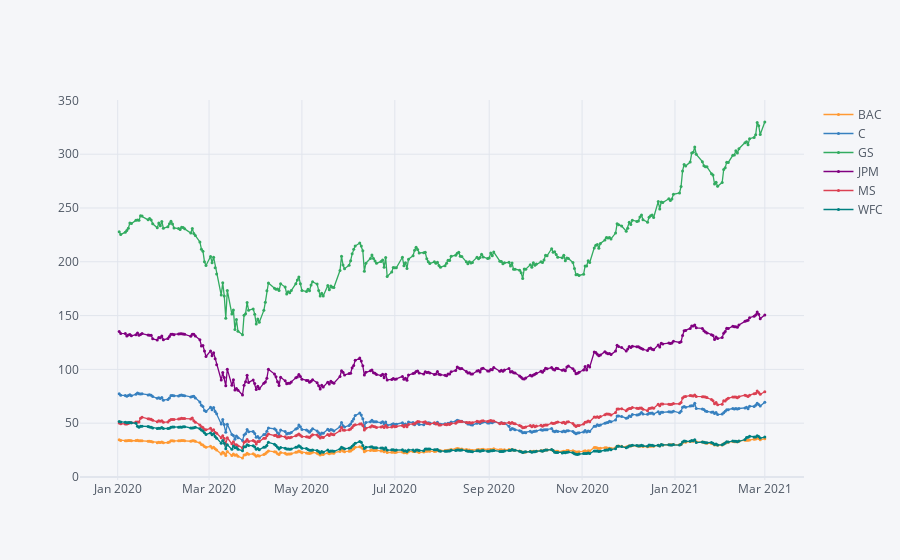

Notebook code for this chart:
### Code cell
closes.iplot(mode='lines+markers', symbol='circle', size=3)

### Figure 1 — Plotly figure (JSON) as saved in the notebook; plotly's stock layout.template omitted (floating-point values rounded to 4 significant figures; data arrays with more than 128 entries replaced by an {"elided": "..."} marker saying what was removed)
{"data": [{"line": {"color": "rgba(255, 153, 51, 1.0)", "dash": "solid", "shape": "linear", "width": 1.3}, "marker": {"size": 3, "symbol": "circle"}, "mode": "lines+markers", "name": "BAC", "text": "", "type": "scatter", "x": {"elided": "292 str values"}, "y": {"elided": "292 float values"}}, {"line": {"color": "rgba(55, 128, 191, 1.0)", "dash": "solid", "shape": "linear", "width": 1.3}, "marker": {"size": 3, "symbol": "circle"}, "mode": "lines+markers", "name": "C", "text": "", "type": "scatter", "x": {"elided": "292 str values"}, "y": {"elided": "292 float values"}}, {"line": {"color": "rgba(50, 171, 96, 1.0)", "dash": "solid", "shape": "linear", "width": 1.3}, "marker": {"size": 3, "symbol": "circle"}, "mode": "lines+markers", "name": "GS", "text": "", "type": "scatter", "x": {"elided": "292 str values"}, "y": {"elided": "292 float values"}}, {"line": {"color": "rgba(128, 0, 128, 1.0)", "dash": "solid", "shape": "linear", "width": 1.3}, "marker": {"size": 3, "symbol": "circle"}, "mode": "lines+markers", "name": "JPM", "text": "", "type": "scatter", "x": {"elided": "292 str values"}, "y": {"elided": "292 float values"}}, {"line": {"color": "rgba(219, 64, 82, 1.0)", "dash": "solid", "shape": "linear", "width": 1.3}, "marker": {"size": 3, "symbol": "circle"}, "mode": "lines+markers", "name": "MS", "text": "", "type": "scatter", "x": {"elided": "292 str values"}, "y": {"elided": "292 float values"}}, {"line": {"color": "rgba(0, 128, 128, 1.0)", "dash": "solid", "shape": "linear", "width": 1.3}, "marker": {"size": 3, "symbol": "circle"}, "mode": "lines+markers", "name": "WFC", "text": "", "type": "scatter", "x": {"elided": "292 str values"}, "y": {"elided": "292 float values"}}], "layout": {"legend": {"bgcolor": "#F5F6F9", "font": {"color": "#4D5663"}}, "paper_bgcolor": "#F5F6F9", "plot_bgcolor": "#F5F6F9", "title": {"font": {"color": "#4D5663"}}, "xaxis": {"gridcolor": "#E1E5ED", "showgrid": true, "tickfont": {"color": "#4D5663"}, "title": {"font": {"color": "#4D5663"}, "text": ""}, "zerolinecolor": "#E1E5ED"}, "yaxis": {"gridcolor": "#E1E5ED", "showgrid": true, "tickfont": {"color": "#4D5663"}, "title": {"font": {"color": "#4D5663"}, "text": ""}, "zerolinecolor": "#E1E5ED"}}}
